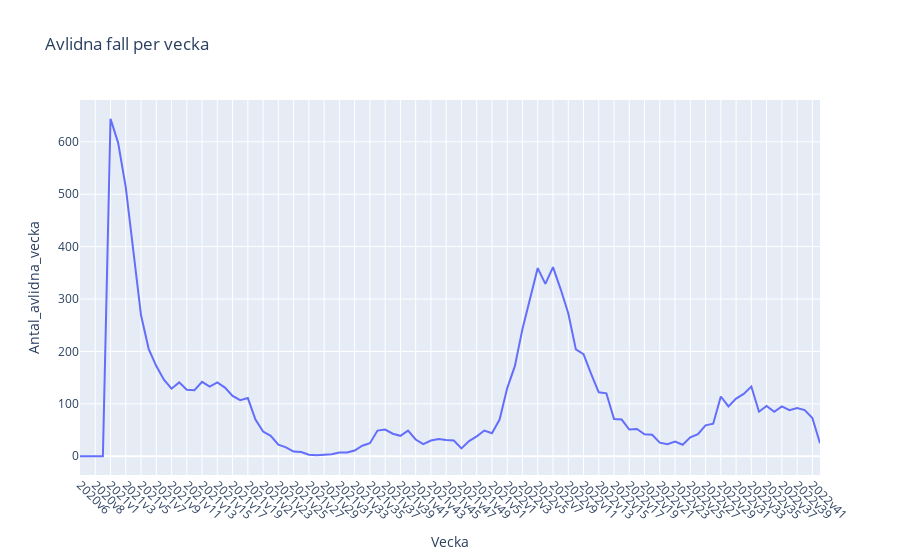

The notebook cell saved with this chart:
### Code cell
# Uppgift c)
# Draw line graph for deceased per week, 2020v6 to now (plotly)

start_week = "2020v6"
end_week = fhm_covid["Vecka"].max()

fhm_covid_filtered = fhm_covid[fhm_covid["Vecka"] >= start_week]

fig = px.line(fhm_covid_filtered, x="Vecka", y="Antal_avlidna_vecka", title="Avlidna fall per vecka")
fig.update_xaxes(tickangle=45)

html_path = "../Labb/Visualiseringar/uppgift1_c).html"
fig.write_html(html_path)

fig.show()

### Figure 1 — Plotly figure (JSON) as saved in the notebook; plotly's stock layout.template omitted (floating-point values rounded to 4 significant figures)
{"data": [{"hovertemplate": "Vecka=%{x}<br>Antal_avlidna_vecka=%{y}<extra></extra>", "legendgroup": "", "line": {"color": "#636efa", "dash": "solid"}, "marker": {"symbol": "circle"}, "mode": "lines", "name": "", "orientation": "v", "showlegend": false, "type": "scatter", "x": ["2020v6", "2020v7", "2020v8", "2020v9", "2021v1", "2021v2", "2021v3", "2021v4", "2021v5", "2021v6", "2021v7", "2021v8", "2021v9", "2021v10", "2021v11", "2021v12", "2021v13", "2021v14", "2021v15", "2021v16", "2021v17", "2021v18", "2021v19", "2021v20", "2021v21", "2021v22", "2021v23", "2021v24", "2021v25", "2021v26", "2021v27", "2021v28", "2021v29", "2021v30", "2021v31", "2021v32", "2021v33", "2021v34", "2021v35", "2021v36", "2021v37", "2021v38", "2021v39", "2021v40", "2021v41", "2021v42", "2021v43", "2021v44", "2021v45", "2021v46", "2021v47", "2021v48", "2021v49", "2021v50", "2021v51", "2021v52", "2022v1", "2022v2", "2022v3", "2022v4", "2022v5", "2022v6", "2022v7", "2022v8", "2022v9", "2022v10", "2022v11", "2022v12", "2022v13", "2022v14", "2022v15", "2022v16", "2022v17", "2022v18", "2022v19", "2022v20", "2022v21", "2022v22", "2022v23", "2022v24", "2022v25", "2022v26", "2022v27", "2022v28", "2022v29", "2022v30", "2022v31", "2022v32", "2022v33", "2022v34", "2022v35", "2022v36", "2022v37", "2022v38", "2022v39", "2022v40", "2022v41", "2022v42"], "xaxis": "x", "y": [0, 0, 0, 0, 644, 598, 513, 389, 269, 205, 172, 146, 129, 141, 127, 126, 142, 133, 141, 131, 115, 107, 111, 70, 47, 39, 22, 17, 9, 8, 3, 2, 3, 4, 7, 7, 11, 20, 25, 49, 51, 43, 39, 49, 32, 23, 30, 33, 31, 30, 15, 29, 38, 49, 44, 70, 130, 172, 243, 301, 359, 329, 361, 319, 273, 204, 195, 157, 122, 120, 71, 70, 51, 52, 42, 41, 26, 23, 28, 22, 36, 42, 59, 62, 114, 95, 110, 119, 133, 85, 96, 85, 95, 88, 92, 88, 73, 25], "yaxis": "y"}], "layout": {"legend": {"tracegroupgap": 0}, "title": {"text": "Avlidna fall per vecka"}, "xaxis": {"anchor": "y", "domain": [0, 1], "tickangle": 45, "title": {"text": "Vecka"}}, "yaxis": {"anchor": "x", "domain": [0, 1], "title": {"text": "Antal_avlidna_vecka"}}}}
